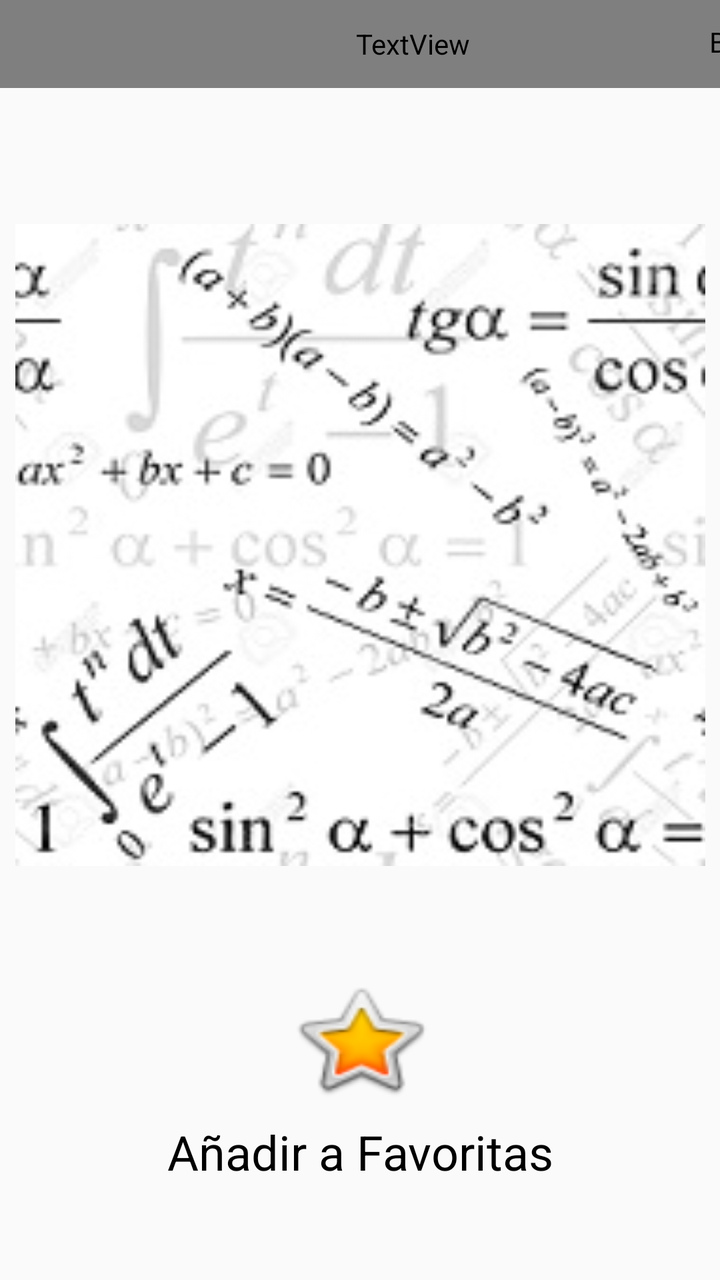
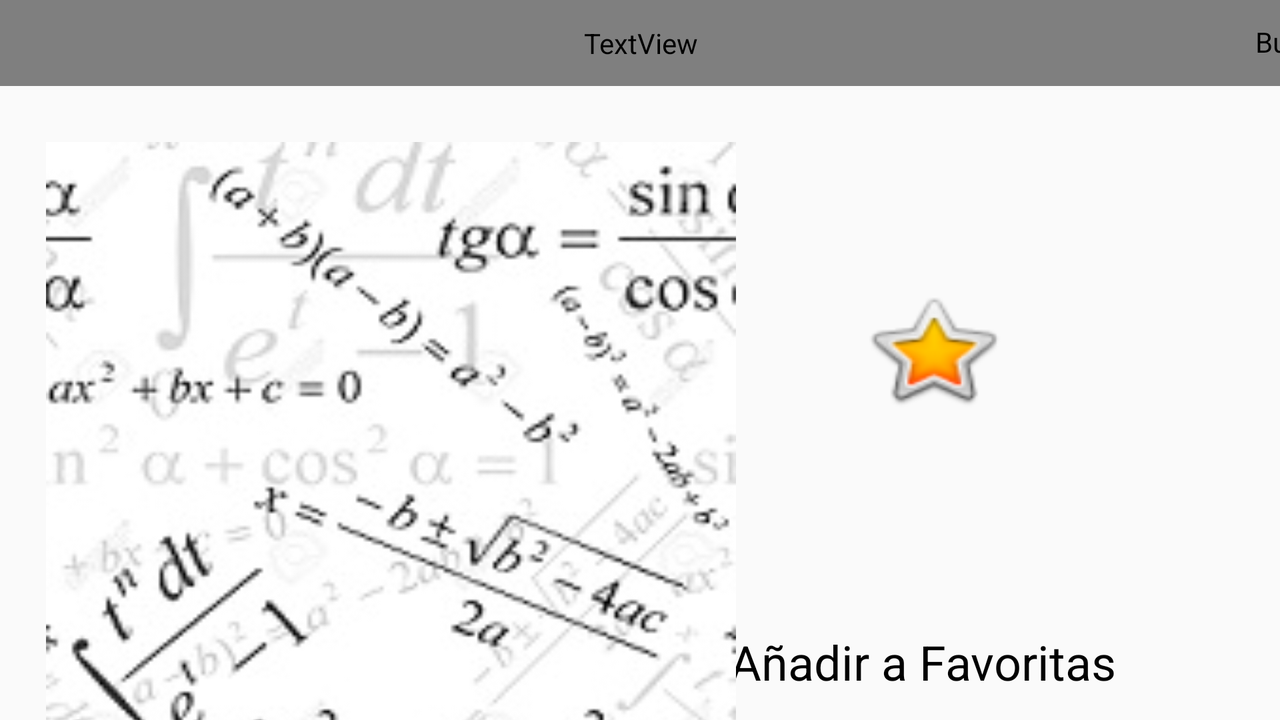

Compare how this app lays out the same screen by default and in its alternative resource folder. The renders come first, then the two layout files and the values they reference.
<!-- AndroidManifest.xml: application theme AppTheme -->
<!-- res/layout/activity_cal_formula4.xml -->
<?xml version="1.0" encoding="utf-8"?>
<androidx.constraintlayout.widget.ConstraintLayout xmlns:android="http://schemas.android.com/apk/res/android"
    xmlns:tools="http://schemas.android.com/tools"
    xmlns:app="http://schemas.android.com/apk/res-auto"
    android:orientation="vertical"
    android:layout_width="match_parent"
    android:layout_height="match_parent">


    <TextView
        android:id="@+id/txCal_Formula4"
        android:layout_width="413dp"
        android:layout_height="44dp"
        android:background="@color/coloPanelFormula"
        android:textColor="@color/colorTexSeleccionCate"
        android:gravity="center"

        android:textSize="18sp"
        tools:ignore="MissingConstraints"
        tools:layout_editor_absoluteX="-2dp"
        tools:layout_editor_absoluteY="0dp" />

    <Button
        android:id="@+id/btURLF4"
        android:layout_width="44dp"
        android:layout_height="42dp"
        android:layout_marginEnd="16dp"
        android:layout_marginRight="16dp"
        android:background="@drawable/urln"
        android:textColor="@color/colorTexSeleccionCate"
        android:textSize="24sp"
        app:layout_constraintEnd_toEndOf="@+id/txCal_Formula4"
        tools:ignore="MissingConstraints"
        android:onClick="url"
        tools:layout_editor_absoluteY="0dp" />


    <Button
        android:id="@+id/buttonFCal4"
        android:layout_width="75dp"
        android:layout_height="64dp"
        android:layout_marginStart="8dp"
        android:layout_marginLeft="8dp"
        android:layout_marginTop="444dp"
        android:layout_marginEnd="8dp"

        android:layout_marginRight="8dp"
        android:background="@android:drawable/btn_star_big_on"

        app:layout_constraintEnd_toEndOf="parent"
        app:layout_constraintStart_toStartOf="parent"
        app:layout_constraintTop_toBottomOf="@+id/txCal_Formula4"
        tools:ignore="MissingConstraints" />

    <TextView
        android:id="@+id/txAñadir"
        android:layout_width="307dp"
        android:layout_height="48dp"
        android:layout_marginStart="8dp"
        android:layout_marginLeft="8dp"
        android:layout_marginEnd="8dp"
        android:layout_marginRight="8dp"
        android:gravity="center"
        android:text="@string/a_adir_a_favotitas"
        android:textSize="24sp"
        app:layout_constraintEnd_toEndOf="parent"
        app:layout_constraintStart_toStartOf="parent"
        app:layout_constraintTop_toBottomOf="@+id/buttonFCal4"
        tools:ignore="MissingConstraints" />

    <ImageView
        android:id="@+id/imageView4"
        android:layout_width="345dp"
        android:layout_height="321dp"
        android:layout_marginStart="8dp"
        android:layout_marginLeft="8dp"
        android:layout_marginTop="68dp"
        android:layout_marginEnd="8dp"
        android:layout_marginRight="8dp"
        android:background="@drawable/matema"
        android:contentDescription="@string/triangle"
        app:layout_constraintEnd_toEndOf="parent"
        app:layout_constraintStart_toStartOf="parent"
        app:layout_constraintTop_toBottomOf="@+id/txCal_Formula4"
        tools:ignore="MissingConstraints" />


</androidx.constraintlayout.widget.ConstraintLayout>
<!-- resources referenced by this layout -->
<resources>
  <!-- drawable matema: jpg bitmap (drawable, 18597 bytes) -->
  <!-- drawable urln: jpg bitmap (drawable, 15780 bytes) -->
  <string name="a_adir_a_favotitas">Añadir a Favoritas</string>
  <string name="triangle">triangle</string>
  <style name="AppTheme" parent="Theme.AppCompat.Light.DarkActionBar">
          
          <item name="colorPrimary">@color/colorPrimary</item>
          <item name="colorPrimaryDark">@color/colorPrimaryDark</item>
          <item name="colorAccent">@color/colorAccent</item>
          <item name="android:textColor">@color/texColorListView</item>
          &gt;it
      </style>
  <color name="colorPrimary">#37474F</color>
  <color name="colorPrimaryDark">#37474F</color>
  <color name="colorAccent">#D81B60</color>
  <color name="texColorListView">#000000</color>
</resources>
<!-- res/layout-land/activity_cal_formula4.xml (the author's variant of the layout above) -->
<!-- drawn on the phone turned sideways -->
<?xml version="1.0" encoding="utf-8"?>
<androidx.constraintlayout.widget.ConstraintLayout xmlns:android="http://schemas.android.com/apk/res/android"
    xmlns:tools="http://schemas.android.com/tools"
    xmlns:app="http://schemas.android.com/apk/res-auto"
    android:orientation="vertical"
    android:layout_width="match_parent"
    android:layout_height="match_parent">


    <TextView
        android:id="@+id/txCal_Formula4"
        android:layout_width="732dp"
        android:layout_height="43dp"
        android:layout_marginStart="8dp"
        android:layout_marginLeft="8dp"
        android:layout_marginEnd="8dp"

        android:layout_marginRight="8dp"
        android:background="@color/coloPanelFormula"
        android:gravity="center"
        android:textColor="@color/colorTexSeleccionCate"
        android:textSize="18sp"
        app:layout_constraintEnd_toEndOf="parent"
        app:layout_constraintStart_toStartOf="parent"
        tools:ignore="MissingConstraints"
        tools:layout_editor_absoluteY="0dp" />

    <Button
        android:id="@+id/btURLF4"
        android:layout_width="44dp"
        android:layout_height="42dp"
        android:layout_marginEnd="16dp"
        android:layout_marginRight="16dp"
        android:background="@drawable/urln"
        android:textColor="@color/colorTexSeleccionCate"
        android:textSize="24sp"
        android:onClick="url"
        app:layout_constraintEnd_toEndOf="@+id/txCal_Formula4"
        tools:ignore="MissingConstraints"
        tools:layout_editor_absoluteY="0dp" />


    <Button
        android:id="@+id/buttonFCal4"
        android:layout_width="75dp"
        android:layout_height="64dp"
        android:layout_marginStart="8dp"
        android:layout_marginLeft="8dp"
        android:layout_marginTop="100dp"
        android:layout_marginEnd="8dp"

        android:layout_marginRight="8dp"
        android:background="@android:drawable/btn_star_big_on"

        app:layout_constraintEnd_toEndOf="parent"
        app:layout_constraintHorizontal_bias="0.767"
        app:layout_constraintStart_toStartOf="parent"
        app:layout_constraintTop_toBottomOf="@+id/txCal_Formula4"
        tools:ignore="MissingConstraints" />

    <TextView
        android:id="@+id/txAñadir"
        android:layout_width="307dp"
        android:layout_height="48dp"
        android:layout_marginStart="8dp"
        android:layout_marginLeft="8dp"
        android:layout_marginTop="100dp"
        android:layout_marginEnd="8dp"
        android:layout_marginRight="8dp"
        android:gravity="center"
        android:text="@string/a_adir_a_favotitas"
        android:textSize="24sp"
        app:layout_constraintEnd_toEndOf="parent"
        app:layout_constraintHorizontal_bias="0.946"
        app:layout_constraintStart_toStartOf="parent"
        app:layout_constraintTop_toBottomOf="@+id/buttonFCal4"
        tools:ignore="MissingConstraints" />

    <ImageView
        android:id="@+id/imageView4"
        android:layout_width="345dp"
        android:layout_height="321dp"
        android:layout_marginStart="8dp"
        android:layout_marginLeft="8dp"
        android:layout_marginTop="28dp"
        android:layout_marginEnd="8dp"
        android:layout_marginRight="8dp"
        android:background="@drawable/matema"
        android:contentDescription="@string/triangle"
        app:layout_constraintEnd_toEndOf="parent"
        app:layout_constraintHorizontal_bias="0.054"
        app:layout_constraintStart_toStartOf="parent"
        app:layout_constraintTop_toBottomOf="@+id/txCal_Formula4"
        tools:ignore="MissingConstraints" />


</androidx.constraintlayout.widget.ConstraintLayout>
